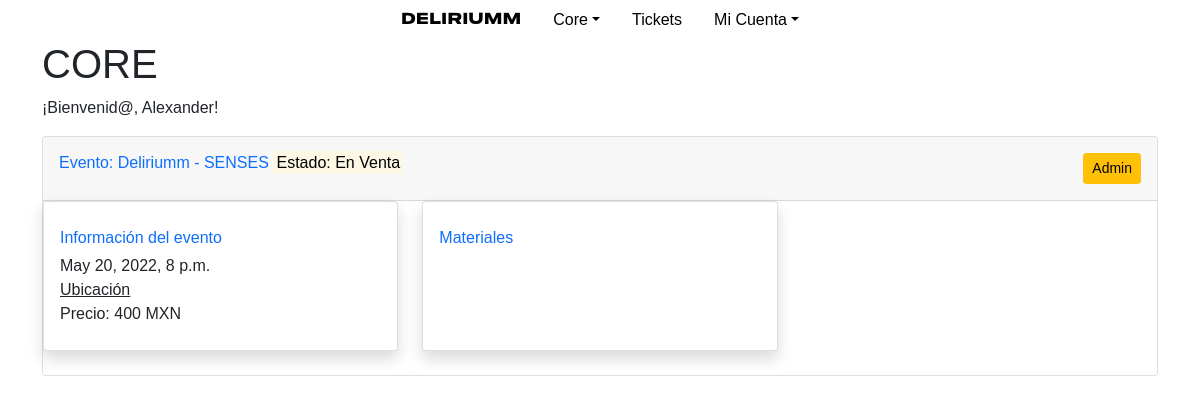
Page /core/ (signed in) on the committed database.
### core/models.py (models this page shows, shortened)
class Event(models.Model):
    name = models.CharField(verbose_name="Name", max_length=200)
    datetime = models.DateTimeField(verbose_name="Date, Time")
    price = models.IntegerField(verbose_name="Price")
    max_tickets = models.IntegerField(verbose_name="Max Tickets", blank=True, default=0)
    locationmapslink = models.CharField(max_length=300, verbose_name="Google Maps Link", blank=True)
    STATUS = (
        ("AN", "Anunciado"),
        ("VE", "En Venta"),
        ("TE", "Venta Terminada"),
        ("AR", "Archivado"),
    )
    status = models.CharField(
        max_length=2,
        choices=STATUS,
        default='AN',
    )

### core/views.py (the view)
# urls.py: path("", views.index, name="index"),
def index(request):
    if not request.user.is_authenticated:
        return HttpResponseRedirect(reverse("users:login"))
    return render(request, "core/index.html", {
        "event": Event.objects.get(status="VE")
    })

### core/templates/core/index.html (shortened to what this page needs)
{% extends 'core/layout_1.html' %}
{% block head %}
{% load static %}
<link rel="stylesheet" type="text/css" href="{% static 'core/style_index.css' %}">
{% endblock %}
{% block body %}
<h1>CORE</h1>
<p>¡Bienvenid@, {{ user.first_name }}!</p>
    {% if event %}
    <div class="card mb-4">
        <div class="card-header py-3">
            <div class="row justify-content-between">
                <div class="col-xl-4 col-md-6">
                    <h6 class="m-0 font-weight-bold text-primary">Evento: {{ event.name }} <mark>Estado: {{ event.get_status_display }}</mark></h6>
                </div>
                <div class="col-xl-3 col-md-6">
                    <div class="text-end ">
                        <a href=""><button type="button" class="btn btn-warning btn-sm">Admin</button></a>
                    </div>
                </div>
            </div>
        </div>
    <div class="row">
        <div class="col-xl-4 col-md-6 mb-4">
            <div class="card border-left-primary shadow h-100 py-2">
                <div class="card-body">
                    <div class="row no-gutters align-items-center">
                        <div class="col mr-2">
                            <div class="text-xs font-weight-bold text-primary mb-1">
                                Información del evento</div>
                            <div class="p mb-0 text-gray-800">
                                {{ event.datetime }}
                            </div>
                            <div class="p mb-0 text-gray-800">
                                <a href="{{ event.locationmapslink }}" target="_blank" rel="noopener noreferrer">Ubicación</a>
                            </div>
                            <div class="p mb-0 text-gray-800">
                                Precio: {{ event.price }} MXN
                            </div>
                        </div>
                    </div>
                </div>
            </div>
        </div>
        <div class="col-xl-4 col-md-6 mb-4">
            <div class="card border-left-primary shadow h-100 py-2">
                <div class="card-body">
                    <div class="row no-gutters align-items-center">
                        <div class="col mr-2">
                            <div class="text-xs font-weight-bold text-primary mb-1">
                                Materiales</div>
                        </div>
                    </div>
                </div>
            </div>
        </div>
    </div>
    {% endif %}
{% endblock body %}

### core/static/core/style_layout1.css (style rules this page uses)
body { font-family: sans-serif; }
a, a:visited, a:hover, a:active { color: inherit; }

### rows in the picture
Event: name "Deliriumm - SENSES", status "En Venta", datetime "May 20, 2022, 8 p.m.", price "400"

### other values in the picture
{{ user.first_name }} "Alexander"
